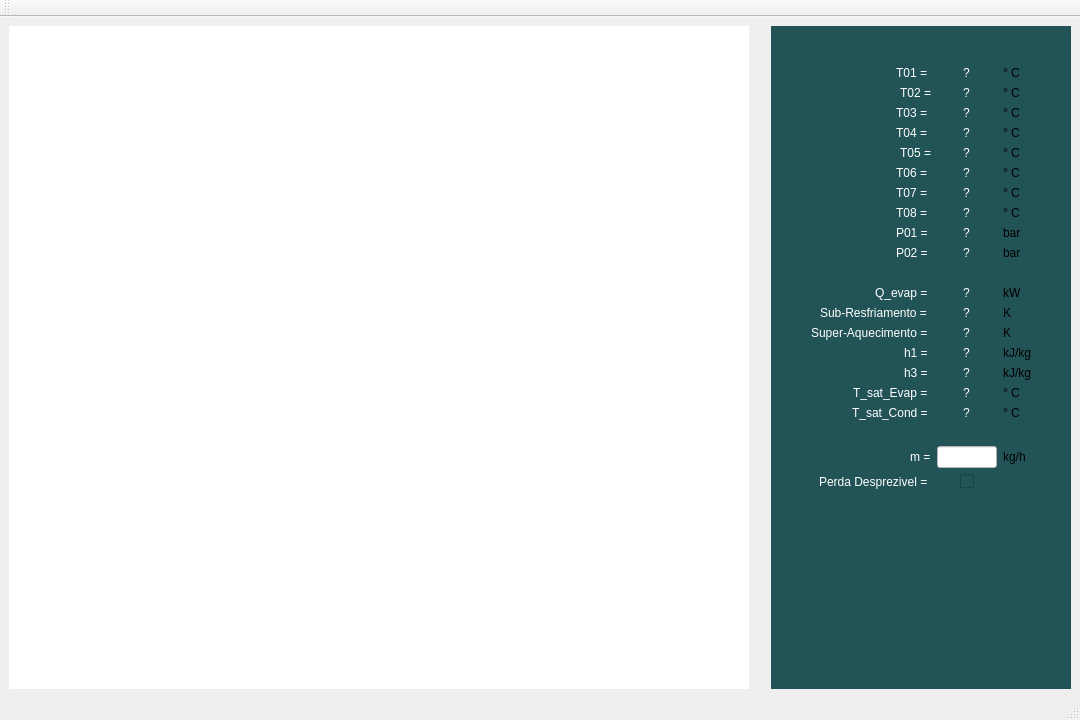
<?xml version="1.0" encoding="UTF-8"?>
<ui version="4.0">
 <class>MainWindow</class>
 <widget class="QMainWindow" name="MainWindow">
  <property name="geometry">
   <rect>
    <x>0</x>
    <y>0</y>
    <width>1080</width>
    <height>720</height>
   </rect>
  </property>
  <property name="sizePolicy">
   <sizepolicy hsizetype="Fixed" vsizetype="Fixed">
    <horstretch>0</horstretch>
    <verstretch>0</verstretch>
   </sizepolicy>
  </property>
  <property name="minimumSize">
   <size>
    <width>1080</width>
    <height>720</height>
   </size>
  </property>
  <property name="maximumSize">
   <size>
    <width>1080</width>
    <height>720</height>
   </size>
  </property>
  <property name="windowTitle">
   <string>termoAIRES</string>
  </property>
  <widget class="QWidget" name="centralwidget">
   <layout class="QGridLayout" name="gridLayout">
    <item row="1" column="0" rowspan="5">
     <layout class="QGridLayout" name="gridLayout_3">
      <property name="spacing">
       <number>0</number>
      </property>
      <item row="0" column="0" colspan="2">
       <widget class="QWidget" name="widget_2" native="true">
        <property name="minimumSize">
         <size>
          <width>740</width>
          <height>0</height>
         </size>
        </property>
        <property name="maximumSize">
         <size>
          <width>740</width>
          <height>16777215</height>
         </size>
        </property>
        <property name="styleSheet">
         <string notr="true">background-color: rgb(255, 255, 255);</string>
        </property>
       </widget>
      </item>
     </layout>
    </item>
    <item row="1" column="1">
     <spacer name="horizontalSpacer">
      <property name="orientation">
       <enum>Qt::Horizontal</enum>
      </property>
      <property name="sizeType">
       <enum>QSizePolicy::Fixed</enum>
      </property>
      <property name="sizeHint" stdset="0">
       <size>
        <width>5</width>
        <height>10</height>
       </size>
      </property>
     </spacer>
    </item>
    <item row="1" column="2" rowspan="5">
     <layout class="QGridLayout" name="gridLayout_4">
      <property name="sizeConstraint">
       <enum>QLayout::SetDefaultConstraint</enum>
      </property>
      <item row="0" column="0">
       <widget class="QWidget" name="widget" native="true">
        <property name="minimumSize">
         <size>
          <width>300</width>
          <height>0</height>
         </size>
        </property>
        <property name="maximumSize">
         <size>
          <width>250</width>
          <height>16777215</height>
         </size>
        </property>
        <property name="styleSheet">
         <string notr="true">background-color: rgb(34, 83, 87);</string>
        </property>
        <widget class="QWidget" name="gridLayoutWidget_2">
         <property name="geometry">
          <rect>
           <x>0</x>
           <y>0</y>
           <width>301</width>
           <height>641</height>
          </rect>
         </property>
         <layout class="QGridLayout" name="gridLayout_2">
          <item row="13" column="2">
           <widget class="QLabel" name="label_4">
            <property name="text">
             <string>K</string>
            </property>
           </widget>
          </item>
          <item row="22" column="1" alignment="Qt::AlignHCenter">
           <widget class="QCheckBox" name="checkBox">
            <property name="sizePolicy">
             <sizepolicy hsizetype="Fixed" vsizetype="Fixed">
              <horstretch>0</horstretch>
              <verstretch>0</verstretch>
             </sizepolicy>
            </property>
            <property name="maximumSize">
             <size>
              <width>60</width>
              <height>60</height>
             </size>
            </property>
            <property name="text">
             <string/>
            </property>
           </widget>
          </item>
          <item row="16" column="1" alignment="Qt::AlignHCenter">
           <widget class="QLabel" name="label_18">
            <property name="styleSheet">
             <string notr="true">color: rgb(255, 255, 255);</string>
            </property>
            <property name="text">
             <string>?</string>
            </property>
           </widget>
          </item>
          <item row="15" column="2">
           <widget class="QLabel" name="label_6">
            <property name="text">
             <string>kJ/kg</string>
            </property>
           </widget>
          </item>
          <item row="10" column="1" alignment="Qt::AlignHCenter">
           <widget class="QLabel" name="label10">
            <property name="styleSheet">
             <string notr="true">color: rgb(255, 255, 255);</string>
            </property>
            <property name="text">
             <string>?</string>
            </property>
           </widget>
          </item>
          <item row="2" column="1" alignment="Qt::AlignHCenter">
           <widget class="QLabel" name="label02">
            <property name="styleSheet">
             <string notr="true">color: rgb(255, 255, 255);</string>
            </property>
            <property name="text">
             <string>?</string>
            </property>
           </widget>
          </item>
          <item row="15" column="0" alignment="Qt::AlignRight">
           <widget class="QLabel" name="label_15">
            <property name="styleSheet">
             <string notr="true">color: rgb(255, 255, 255);</string>
            </property>
            <property name="text">
             <string>h1 = </string>
            </property>
           </widget>
          </item>
          <item row="4" column="0" alignment="Qt::AlignRight">
           <widget class="QLabel" name="label_28">
            <property name="styleSheet">
             <string notr="true">color: rgb(255, 255, 255);</string>
            </property>
            <property name="text">
             <string>T04 = </string>
            </property>
           </widget>
          </item>
          <item row="3" column="0" alignment="Qt::AlignRight">
           <widget class="QLabel" name="label_27">
            <property name="styleSheet">
             <string notr="true">color: rgb(255, 255, 255);</string>
            </property>
            <property name="text">
             <string>T03 = </string>
            </property>
           </widget>
          </item>
          <item row="17" column="0" alignment="Qt::AlignRight">
           <widget class="QLabel" name="label_8">
            <property name="styleSheet">
             <string notr="true">color: rgb(255, 255, 255);</string>
            </property>
            <property name="text">
             <string>T_sat_Evap = </string>
            </property>
           </widget>
          </item>
          <item row="22" column="0" alignment="Qt::AlignRight">
           <widget class="QLabel" name="label_7">
            <property name="styleSheet">
             <string notr="true">color: rgb(255, 255, 255);</string>
            </property>
            <property name="text">
             <string>Perda Desprezivel = </string>
            </property>
           </widget>
          </item>
          <item row="19" column="0">
           <spacer name="verticalSpacer">
            <property name="orientation">
             <enum>Qt::Vertical</enum>
            </property>
            <property name="sizeType">
             <enum>QSizePolicy::Fixed</enum>
            </property>
            <property name="sizeHint" stdset="0">
             <size>
              <width>20</width>
              <height>20</height>
             </size>
            </property>
           </spacer>
          </item>
          <item row="17" column="2">
           <widget class="QLabel" name="label_22">
            <property name="text">
             <string>° C</string>
            </property>
           </widget>
          </item>
          <item row="4" column="1" alignment="Qt::AlignHCenter">
           <widget class="QLabel" name="label04">
            <property name="styleSheet">
             <string notr="true">color: rgb(255, 255, 255);</string>
            </property>
            <property name="text">
             <string>?</string>
            </property>
           </widget>
          </item>
          <item row="12" column="0" alignment="Qt::AlignRight">
           <widget class="QLabel" name="label_12">
            <property name="styleSheet">
             <string notr="true">color: rgb(255, 255, 255);</string>
            </property>
            <property name="text">
             <string>Q_evap = </string>
            </property>
           </widget>
          </item>
          <item row="7" column="0" alignment="Qt::AlignRight">
           <widget class="QLabel" name="label_31">
            <property name="styleSheet">
             <string notr="true">color: rgb(255, 255, 255);</string>
            </property>
            <property name="text">
             <string>T07 = </string>
            </property>
           </widget>
          </item>
          <item row="21" column="0" alignment="Qt::AlignRight">
           <widget class="QLabel" name="label_11">
            <property name="styleSheet">
             <string notr="true">color: rgb(255, 255, 255);</string>
            </property>
            <property name="text">
             <string>m =</string>
            </property>
           </widget>
          </item>
          <item row="21" column="2">
           <widget class="QLabel" name="label_24">
            <property name="text">
             <string>kg/h</string>
            </property>
           </widget>
          </item>
          <item row="3" column="1" alignment="Qt::AlignHCenter">
           <widget class="QLabel" name="label03">
            <property name="styleSheet">
             <string notr="true">color: rgb(255, 255, 255);</string>
            </property>
            <property name="text">
             <string>?</string>
            </property>
           </widget>
          </item>
          <item row="21" column="1">
           <widget class="QLineEdit" name="lineEdit">
            <property name="sizePolicy">
             <sizepolicy hsizetype="Fixed" vsizetype="Fixed">
              <horstretch>0</horstretch>
              <verstretch>0</verstretch>
             </sizepolicy>
            </property>
            <property name="maximumSize">
             <size>
              <width>60</width>
              <height>60</height>
             </size>
            </property>
            <property name="styleSheet">
             <string notr="true">background-color: rgb(255, 255, 255);
color: rgb(34, 83, 87);</string>
            </property>
            <property name="alignment">
             <set>Qt::AlignCenter</set>
            </property>
           </widget>
          </item>
          <item row="18" column="0" alignment="Qt::AlignRight">
           <widget class="QLabel" name="label_19">
            <property name="styleSheet">
             <string notr="true">color: rgb(255, 255, 255);</string>
            </property>
            <property name="text">
             <string>T_sat_Cond = </string>
            </property>
           </widget>
          </item>
          <item row="18" column="1" alignment="Qt::AlignHCenter">
           <widget class="QLabel" name="label_20">
            <property name="styleSheet">
             <string notr="true">color: rgb(255, 255, 255);</string>
            </property>
            <property name="text">
             <string>?</string>
            </property>
           </widget>
          </item>
          <item row="13" column="1" alignment="Qt::AlignHCenter">
           <widget class="QLabel" name="label_10">
            <property name="styleSheet">
             <string notr="true">color: rgb(255, 255, 255);</string>
            </property>
            <property name="text">
             <string>?</string>
            </property>
           </widget>
          </item>
          <item row="17" column="1" alignment="Qt::AlignHCenter">
           <widget class="QLabel" name="label_2">
            <property name="styleSheet">
             <string notr="true">color: rgb(255, 255, 255);</string>
            </property>
            <property name="text">
             <string>?</string>
            </property>
           </widget>
          </item>
          <item row="0" column="2">
           <spacer name="horizontalSpacer_2">
            <property name="orientation">
             <enum>Qt::Horizontal</enum>
            </property>
            <property name="sizeType">
             <enum>QSizePolicy::Fixed</enum>
            </property>
            <property name="sizeHint" stdset="0">
             <size>
              <width>50</width>
              <height>20</height>
             </size>
            </property>
           </spacer>
          </item>
          <item row="5" column="1" alignment="Qt::AlignHCenter">
           <widget class="QLabel" name="label05">
            <property name="styleSheet">
             <string notr="true">color: rgb(255, 255, 255);</string>
            </property>
            <property name="text">
             <string>?</string>
            </property>
           </widget>
          </item>
          <item row="9" column="0" alignment="Qt::AlignRight">
           <widget class="QLabel" name="label_33">
            <property name="styleSheet">
             <string notr="true">color: rgb(255, 255, 255);</string>
            </property>
            <property name="text">
             <string>P01 = </string>
            </property>
           </widget>
          </item>
          <item row="15" column="1" alignment="Qt::AlignHCenter">
           <widget class="QLabel" name="label_16">
            <property name="styleSheet">
             <string notr="true">color: rgb(255, 255, 255);</string>
            </property>
            <property name="text">
             <string>?</string>
            </property>
           </widget>
          </item>
          <item row="16" column="2">
           <widget class="QLabel" name="label_21">
            <property name="text">
             <string>kJ/kg</string>
            </property>
           </widget>
          </item>
          <item row="0" column="0">
           <spacer name="horizontalSpacer_4">
            <property name="orientation">
             <enum>Qt::Horizontal</enum>
            </property>
            <property name="sizeType">
             <enum>QSizePolicy::Fixed</enum>
            </property>
            <property name="sizeHint" stdset="0">
             <size>
              <width>160</width>
              <height>20</height>
             </size>
            </property>
           </spacer>
          </item>
          <item row="14" column="2">
           <widget class="QLabel" name="label_5">
            <property name="text">
             <string>K</string>
            </property>
           </widget>
          </item>
          <item row="14" column="1" alignment="Qt::AlignHCenter">
           <widget class="QLabel" name="label_14">
            <property name="styleSheet">
             <string notr="true">color: rgb(255, 255, 255);</string>
            </property>
            <property name="text">
             <string>?</string>
            </property>
           </widget>
          </item>
          <item row="14" column="0" alignment="Qt::AlignRight">
           <widget class="QLabel" name="label_13">
            <property name="styleSheet">
             <string notr="true">color: rgb(255, 255, 255);</string>
            </property>
            <property name="text">
             <string>Super-Aquecimento = </string>
            </property>
           </widget>
          </item>
          <item row="5" column="0" alignment="Qt::AlignRight">
           <widget class="QLabel" name="label_29">
            <property name="styleSheet">
             <string notr="true">color: rgb(255, 255, 255);</string>
            </property>
            <property name="text">
             <string>T05 =</string>
            </property>
           </widget>
          </item>
          <item row="18" column="2">
           <widget class="QLabel" name="label_23">
            <property name="text">
             <string>° C</string>
            </property>
           </widget>
          </item>
          <item row="13" column="0" alignment="Qt::AlignRight">
           <widget class="QLabel" name="label_9">
            <property name="styleSheet">
             <string notr="true">color: rgb(255, 255, 255);</string>
            </property>
            <property name="text">
             <string>Sub-Resfriamento = </string>
            </property>
           </widget>
          </item>
          <item row="6" column="1" alignment="Qt::AlignHCenter">
           <widget class="QLabel" name="label06">
            <property name="styleSheet">
             <string notr="true">color: rgb(255, 255, 255);</string>
            </property>
            <property name="text">
             <string>?</string>
            </property>
           </widget>
          </item>
          <item row="6" column="0" alignment="Qt::AlignRight">
           <widget class="QLabel" name="label_30">
            <property name="styleSheet">
             <string notr="true">color: rgb(255, 255, 255);</string>
            </property>
            <property name="text">
             <string>T06 = </string>
            </property>
           </widget>
          </item>
          <item row="9" column="1" alignment="Qt::AlignHCenter">
           <widget class="QLabel" name="label09">
            <property name="styleSheet">
             <string notr="true">color: rgb(255, 255, 255);</string>
            </property>
            <property name="text">
             <string>?</string>
            </property>
           </widget>
          </item>
          <item row="10" column="0" alignment="Qt::AlignRight">
           <widget class="QLabel" name="label_34">
            <property name="styleSheet">
             <string notr="true">color: rgb(255, 255, 255);</string>
            </property>
            <property name="text">
             <string>P02 = </string>
            </property>
           </widget>
          </item>
          <item row="1" column="0" alignment="Qt::AlignRight">
           <widget class="QLabel" name="label_25">
            <property name="styleSheet">
             <string notr="true">color: rgb(255, 255, 255);</string>
            </property>
            <property name="text">
             <string>T01 = </string>
            </property>
           </widget>
          </item>
          <item row="23" column="0">
           <spacer name="verticalSpacer_2">
            <property name="orientation">
             <enum>Qt::Vertical</enum>
            </property>
            <property name="sizeHint" stdset="0">
             <size>
              <width>20</width>
              <height>40</height>
             </size>
            </property>
           </spacer>
          </item>
          <item row="7" column="1" alignment="Qt::AlignHCenter">
           <widget class="QLabel" name="label07">
            <property name="styleSheet">
             <string notr="true">color: rgb(255, 255, 255);</string>
            </property>
            <property name="text">
             <string>?</string>
            </property>
           </widget>
          </item>
          <item row="8" column="0" alignment="Qt::AlignRight">
           <widget class="QLabel" name="label_32">
            <property name="styleSheet">
             <string notr="true">color: rgb(255, 255, 255);</string>
            </property>
            <property name="text">
             <string>T08 = </string>
            </property>
           </widget>
          </item>
          <item row="16" column="0" alignment="Qt::AlignRight">
           <widget class="QLabel" name="label_17">
            <property name="styleSheet">
             <string notr="true">color: rgb(255, 255, 255);</string>
            </property>
            <property name="text">
             <string>h3 = </string>
            </property>
           </widget>
          </item>
          <item row="12" column="1" alignment="Qt::AlignHCenter">
           <widget class="QLabel" name="label">
            <property name="styleSheet">
             <string notr="true">color: rgb(255, 255, 255);</string>
            </property>
            <property name="text">
             <string>?</string>
            </property>
           </widget>
          </item>
          <item row="8" column="1" alignment="Qt::AlignHCenter">
           <widget class="QLabel" name="label08">
            <property name="styleSheet">
             <string notr="true">color: rgb(255, 255, 255);</string>
            </property>
            <property name="text">
             <string>?</string>
            </property>
           </widget>
          </item>
          <item row="12" column="2">
           <widget class="QLabel" name="label_3">
            <property name="text">
             <string>kW</string>
            </property>
           </widget>
          </item>
          <item row="2" column="0" alignment="Qt::AlignRight">
           <widget class="QLabel" name="label_26">
            <property name="styleSheet">
             <string notr="true">color: rgb(255, 255, 255);</string>
            </property>
            <property name="text">
             <string>T02 =</string>
            </property>
           </widget>
          </item>
          <item row="1" column="1" alignment="Qt::AlignHCenter">
           <widget class="QLabel" name="label01">
            <property name="styleSheet">
             <string notr="true">color: rgb(255, 255, 255);</string>
            </property>
            <property name="text">
             <string>?</string>
            </property>
           </widget>
          </item>
          <item row="0" column="1">
           <spacer name="verticalSpacer_3">
            <property name="orientation">
             <enum>Qt::Vertical</enum>
            </property>
            <property name="sizeType">
             <enum>QSizePolicy::Fixed</enum>
            </property>
            <property name="sizeHint" stdset="0">
             <size>
              <width>20</width>
              <height>40</height>
             </size>
            </property>
           </spacer>
          </item>
          <item row="11" column="0">
           <spacer name="verticalSpacer_4">
            <property name="orientation">
             <enum>Qt::Vertical</enum>
            </property>
            <property name="sizeType">
             <enum>QSizePolicy::Fixed</enum>
            </property>
            <property name="sizeHint" stdset="0">
             <size>
              <width>20</width>
              <height>20</height>
             </size>
            </property>
           </spacer>
          </item>
          <item row="1" column="2">
           <widget class="QLabel" name="label_45">
            <property name="text">
             <string>° C</string>
            </property>
           </widget>
          </item>
          <item row="2" column="2">
           <widget class="QLabel" name="label_46">
            <property name="text">
             <string>° C</string>
            </property>
           </widget>
          </item>
          <item row="3" column="2">
           <widget class="QLabel" name="label_47">
            <property name="text">
             <string>° C</string>
            </property>
           </widget>
          </item>
          <item row="4" column="2">
           <widget class="QLabel" name="label_48">
            <property name="text">
             <string>° C</string>
            </property>
           </widget>
          </item>
          <item row="5" column="2">
           <widget class="QLabel" name="label_49">
            <property name="text">
             <string>° C</string>
            </property>
           </widget>
          </item>
          <item row="6" column="2">
           <widget class="QLabel" name="label_50">
            <property name="text">
             <string>° C</string>
            </property>
           </widget>
          </item>
          <item row="7" column="2">
           <widget class="QLabel" name="label_51">
            <property name="text">
             <string>° C</string>
            </property>
           </widget>
          </item>
          <item row="8" column="2">
           <widget class="QLabel" name="label_52">
            <property name="text">
             <string>° C</string>
            </property>
           </widget>
          </item>
          <item row="9" column="2">
           <widget class="QLabel" name="label_53">
            <property name="text">
             <string>bar</string>
            </property>
           </widget>
          </item>
          <item row="10" column="2">
           <widget class="QLabel" name="label_54">
            <property name="text">
             <string>bar</string>
            </property>
           </widget>
          </item>
         </layout>
        </widget>
       </widget>
      </item>
     </layout>
    </item>
   </layout>
  </widget>
  <widget class="QMenuBar" name="menubar">
   <property name="geometry">
    <rect>
     <x>0</x>
     <y>0</y>
     <width>1080</width>
     <height>22</height>
    </rect>
   </property>
  </widget>
  <widget class="QStatusBar" name="statusbar"/>
  <widget class="QToolBar" name="toolBar">
   <property name="windowTitle">
    <string>toolBar</string>
   </property>
   <attribute name="toolBarArea">
    <enum>TopToolBarArea</enum>
   </attribute>
   <attribute name="toolBarBreak">
    <bool>false</bool>
   </attribute>
  </widget>
 </widget>
 <resources/>
 <connections/>
</ui>
